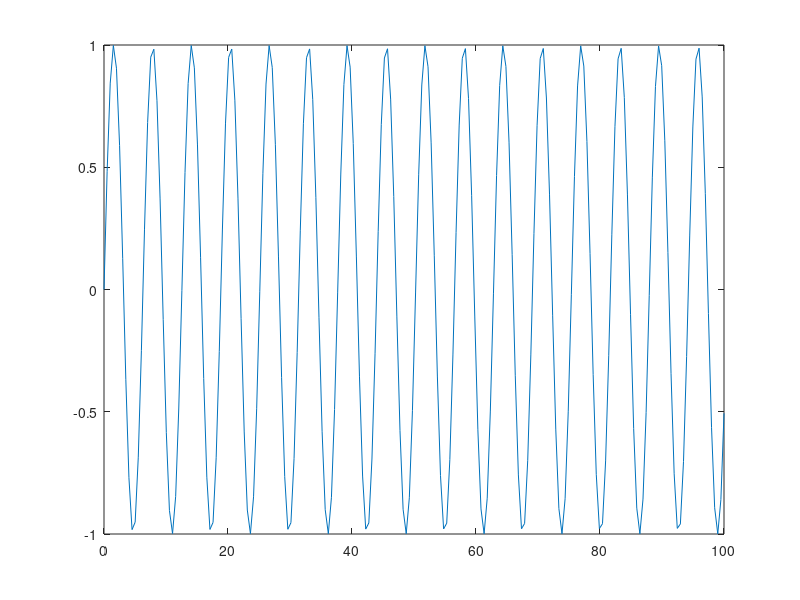

MATLAB code to generate this figure:
clc;
clear all;
close all;
y=[1,1,2,3,5,8,13,21];
x=[0,0.1,0.2,0.3,0.4,0.5,0.6,0.7];
plot(x,y);

x=linspace(0,100,200);
y=sin(x);
plot(x,y);